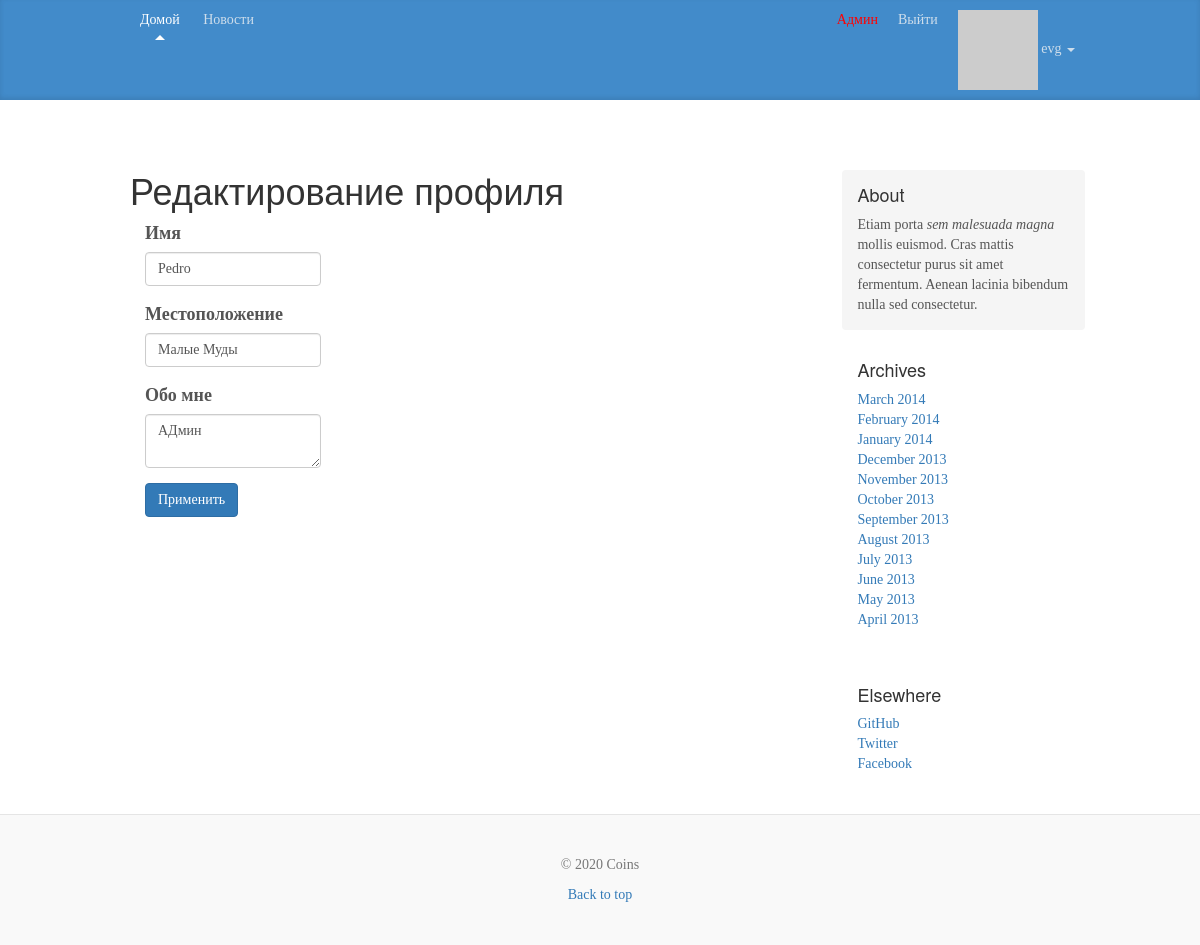
The page /edit-profile (signed in) on the database as committed earlier.
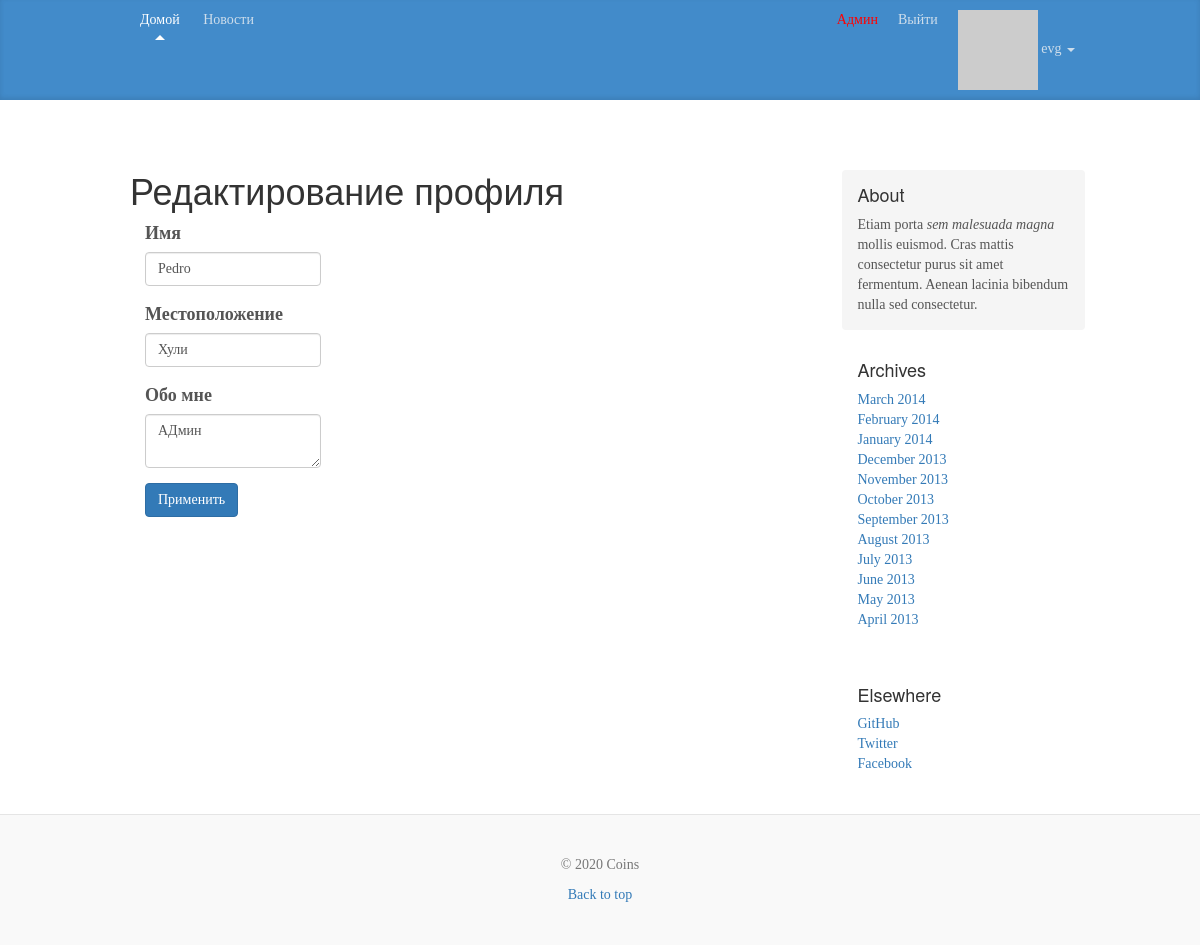
The same page on the database as committed later.
### app/models.py (models this page shows, shortened)
class User(db.Model, UserMixin):
    __tablename__ = 'user'
    id = db.Column(db.Integer, primary_key=True)
    email = db.Column(db.String(255), unique=True)
    username = db.Column(db.String(255), unique=True, index=True)
    password_hash = db.Column(db.String(255))
    active = db.Column(db.Boolean())
    confirmed_at = db.Column(db.DateTime())
    name = db.Column(db.String(64))
    location = db.Column(db.String(64))
    member_since = db.Column(db.DateTime(), default=datetime.utcnow)
    about_me = db.Column(db.String(140))
    last_seen = db.Column(db.DateTime, default=datetime.utcnow)
    avatar_hash = db.Column(db.String(32))
    roles = db.relationship('Role', secondary='roles_users', backref=db.backref('users', lazy='dynamic'))
    posts = db.relationship('Post', backref='author', lazy='dynamic')
    @property
    def password(self):
        raise AttributeError('password is not a readable attribute')
    def gravatar(self, size=100, default='identicon', rating='g'):
        url = 'https://secure.gravatar.com/avatar'
        hash = self.avatar_hash or self.gravatar_hash()
        return '{url}/{hash}?s={size}&d={default}&r={rating}'.\
                        format(url=url, hash=hash, size=size, default=default, rating=rating)
    def is_administrator(self):
        for r in self.roles:
            if str(r) == 'admin':
                return True
        return False

### app/users/controllers.py (the view, shortened to what this page needs)
@module.route('/edit-profile', methods=['GET', 'POST'])
@login_required
def edit_profile():
    form = EditProfileForm()
    form.name.data = current_user.name
    form.location.data = current_user.location
    form.about_me.data = current_user.about_me
    return render_template('users/edit_profile.html', edit_profile_form=form)

### app/users/forms.py
class EditProfileForm(FlaskForm):
    name = StringField('Имя', validators=[Length(0, 64)])
    location = StringField('Местоположение', validators=[Length(0, 64)])
    about_me = TextAreaField('Обо мне')
    submit = SubmitField('Применить')

### app/models.py (called while the page is built)
@login_manager.user_loader
def load_user(user_id):
    return User.query.get(int(user_id))

    def __repr__(self):
        return self.name

### app/users/controllers.py (called while the page is built)
@module.before_request
def before_request():
    if current_user.is_authenticated:
        current_user.last_seen = datetime.utcnow()
        db.session.commit()

### app/templates/users/edit_profile.html (shortened to what this page needs)
{% extends "layout.html" %}
{% import "bootstrap/wtf.html" as wtf %}
{% block content %}
{% from "bootstrap/wtf.html" import form_field %}
<h1>Редактирование профиля</h1>
<div class="col-md-4">
  <form class="form" action="{{ url_for('users.edit_profile') }}" method="POST" name="edit_profile_form">
    {{ form_field(edit_profile_form.name) }}
    {{ form_field(edit_profile_form.location) }}
    {{ form_field(edit_profile_form.about_me) }}
    {{ form_field(edit_profile_form.submit, class="btn btn-primary") }}
  </form>
</div>
{% endblock %}

### app/templates/layout.html (shortened to what this page needs)
{% extends "bootstrap/base.html" %}
{% import "bootstrap/fixes.html" as fixes %}
{% block head %}
  {{super()}}
{% endblock %}
{% block styles %}
  {{super()}}
  <link href="/static/css/blog.css" rel="stylesheet">
{% endblock %}
{% block body %}
  {% block navbar %}
  <div class="blog-masthead">
    <div class="container">
    <nav class="blog-nav">
            <a class="blog-nav-item active" href="{{ url_for('users.index') }}">Домой</a>
            <a class="blog-nav-item" href="{{ url_for('posts.news') }}">Новости</a>
            {% if current_user.is_authenticated %}
            <a class="blog-nav-item navbar-right" href="{{ url_for('users.user', username=current_user.username) }}">
                  <img src="{{ current_user.gravatar(size=18) }}">
                  {{ current_user.username }} <b class="caret"></b>
                </a>
            <a class="blog-nav-item navbar-right" href="{{ url_for('users.logout') }}">Выйти</a>
            {% else %}
            <a class="blog-nav-item navbar-right" href="{{ url_for('users.reg') }}">Регистрация</a>
            <a class="blog-nav-item navbar-right" href="{{ url_for('users.log') }}"><span class="glyphicon glyphicon-log-in"></span>  Войти</a>
            {% endif %}
          {% if current_user.is_authenticated %}
                {% if current_user.is_administrator() %}
              <a class="blog-nav-item navbar-right" style="color: rgb(255, 0, 0)" href="{{ url_for('admin.index') }}">Админ</a>
                {% endif %}
          {% endif %}
    </nav>
  </div>
  </div>
  {% endblock %}
  <div class="container">
    {% import "bootstrap/utils.html" as utils %} {{ utils.flashed_messages(dismissible=True, container=False) }}
    <div class="blog-header">
    </div>
    <div class="row">
      <div class="col-sm-8 blog-main">
      {% block content %}{% endblock %}
      </div>
      <div class="col-sm-3 col-sm-offset-1 blog-sidebar">
        <div class="sidebar-module sidebar-module-inset">
          <h4>About</h4>
          <p>Etiam porta <em>sem malesuada magna</em> mollis euismod. Cras mattis consectetur purus sit amet fermentum. Aenean lacinia bibendum nulla sed consectetur.</p>
        </div>
        <div class="sidebar-module">
          <h4>Archives</h4>
          <ol class="list-unstyled">
            <li><a href="#">March 2014</a></li>
            <li><a href="#">February 2014</a></li>
            <li><a href="#">January 2014</a></li>
            <li><a href="#">December 2013</a></li>
            <li><a href="#">November 2013</a></li>
            <li><a href="#">October 2013</a></li>
            <li><a href="#">September 2013</a></li>
            <li><a href="#">August 2013</a></li>
            <li><a href="#">July 2013</a></li>
            <li><a href="#">June 2013</a></li>
            <li><a href="#">May 2013</a></li>
            <li><a href="#">April 2013</a></li>
          </ol>
        </div>
        <div class="sidebar-module">
          <h4>Elsewhere</h4>
          <ol class="list-unstyled">
            <li><a href="#">GitHub</a></li>
            <li><a href="#">Twitter</a></li>
            <li><a href="#">Facebook</a></li>
          </ol>
        </div>
      </div>
    </div>
  </div>
  <footer class="blog-footer">
      <p class="text-muted">&copy; <script type="text/javascript">var mdate = new Date(); document.write(mdate.getFullYear());</script> {{ config.get('APP_NAME')  }} </p>
      <p>
        <a href="#">Back to top</a>
      </p>
  </footer>
{% endblock %}

Rows that differ between the two databases and show on the page:
changed User "evg": location "Малые Муды" → "Хули"
